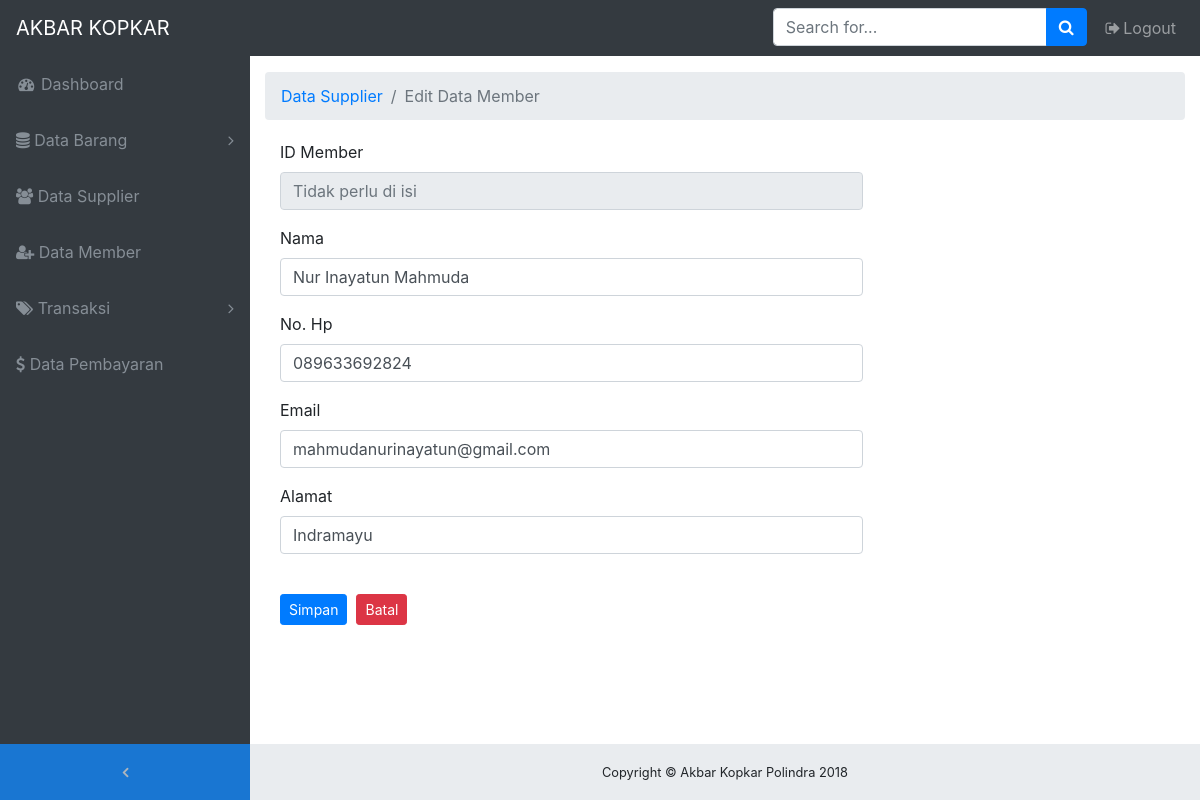
The page /on-admin/edit-member.php?hal=edit&kd=4 (signed in) on the database its author committed.
### tables this page shows
CREATE TABLE `member` (
  `id_member` int(5) NOT NULL,
  `nik` int(10) NOT NULL,
  `nama_member` varchar(50) NOT NULL,
  `no_hp` varchar(15) NOT NULL,
  `email` varchar(50) NOT NULL,
  `alamat` varchar(200) NOT NULL,
  `username` varchar(8) NOT NULL,
  `password` varchar(8) NOT NULL
);

### on-admin/edit-member.php (the view, shortened to what this page needs)
<!DOCTYPE html>
<html lang="en">
<head>
  <link href="vendor/bootstrap/css/bootstrap.min.css" rel="stylesheet">
  <link href="vendor/font-awesome/css/font-awesome.min.css" rel="stylesheet" type="text/css">
  <link href="vendor/datatables/dataTables.bootstrap4.css" rel="stylesheet">
  <link href="css/sb-admin.css" rel="stylesheet">
</head>
<body class="fixed-nav sticky-footer bg-dark" id="page-top">
  <nav class="navbar navbar-expand-lg navbar-dark bg-dark fixed-top" id="mainNav">
    <a class="navbar-brand" href="index.php">AKBAR KOPKAR</a>
    <div class="collapse navbar-collapse" id="navbarResponsive">
      <ul class="navbar-nav navbar-sidenav" id="exampleAccordion">
        <li class="nav-item" data-toggle="tooltip" data-placement="right" title="Dashboard">
          <a class="nav-link" href="index.php">
            <i class="fa fa-fw fa-dashboard"></i>
            <span class="nav-link-text">Dashboard</span>
          </a>
        </li>
        <li class="nav-item" data-toggle="tooltip" data-placement="right" title="Components">
          <a class="nav-link nav-link-collapse collapsed" data-toggle="collapse" href="#collapseComponents" data-parent="#exampleAccordion">
            <i class="fa fa-database"></i>
            <span class="nav-link-text">Data Barang</span>
          </a>
        </li>
        <li class="nav-item" data-toggle="tooltip" data-placement="right" title="Tables">
          <a class="nav-link" href="supplier.php">
            <i class="fa fa-users"></i>
            <span class="nav-link-text">Data Supplier</span>
          </a>
        </li>
        <li class="nav-item" data-toggle="tooltip" data-placement="right" title="Tables">
          <a class="nav-link" href="member.php">
            <i class="fa fa-user-plus"></i>
            <span class="nav-link-text">Data Member</span>
          </a>
        </li>
        <li class="nav-item" data-toggle="tooltip" data-placement="right" title="Example Pages">
          <a class="nav-link nav-link-collapse collapsed" data-toggle="collapse" href="#collapseExamplePages" data-parent="#exampleAccordion">
            <i class="fa fa-tags"></i>
            <span class="nav-link-text">Transaksi</span>
          </a>
        </li>
        <li class="nav-item" data-toggle="tooltip" data-placement="right" title="Tables">
          <a class="nav-link" href="pembayaran.php">
            <i class="fa fa-dollar"></i>
            <span class="nav-link-text">Data Pembayaran</span>
          </a>
        </li>
      </ul>
      <ul class="navbar-nav sidenav-toggler">
        <li class="nav-item">
          <a class="nav-link text-center" id="sidenavToggler">
            <i class="fa fa-fw fa-angle-left"></i>
          </a>
        </li>
      </ul>
      <ul class="navbar-nav ml-auto">
        <li class="nav-item">
          <form class="form-inline my-2 my-lg-0 mr-lg-2">
            <div class="input-group">
              <input class="form-control" type="text" placeholder="Search for...">
              <span class="input-group-append">
                <button class="btn btn-primary" type="button">
                  <i class="fa fa-search"></i>
                </button>
              </span>
            </div>
          </form>
        </li>
        <li class="nav-item">
          <a class="nav-link" data-toggle="modal" data-target="#exampleModal">
            <i class="fa fa-fw fa-sign-out"></i>Logout</a>
        </li>
      </ul>
    </div>
  </nav>
  <div class="content-wrapper">
    <div class="container-fluid">
      <ol class="breadcrumb">
        <li class="breadcrumb-item">
          <a href="#">Data Supplier</a>
        </li>
        <li class="breadcrumb-item active">Edit Data Member</li>
      </ol>
    <section class="content">
                    <div class="panel">
                    <?php
                    $query = mysqli_query($con,"SELECT * FROM member WHERE id_member='$_GET[kd]'");
                    $data  = mysqli_fetch_array($query);
                    ?>
                      <div class="panel-body">
                      <form class="form-horizontal style-form" style="margin-top: 20px;" action="update-member.php" method="post" enctype="multipart/form-data" name="form1" id="form1">
                          <div class="form-group">
                              <label class="col-sm-2 col-sm-2 control-label">ID Member</label>
                              <div class="col-sm-8">
                                  <input name="id_member" type="text" id="id_member" class="form-control" placeholder="Tidak perlu di isi" autofocus="on" readonly="readonly" />
                              </div>
                          </div>
                          <div class="form-group">
                              <label class="col-sm-2 col-sm-2 control-label">Nama</label>
                              <div class="col-sm-8">
                                  <input name="nama" type="text" id="nama" class="form-control" placeholder="Nama" value="<?php echo $data['nama_member']; ?>" required />
                              </div>
                          </div>
                          <div class="form-group">
                              <label class="col-sm-2 col-sm-2 control-label">No. Hp</label>
                              <div class="col-sm-8">
                                  <input name="no_hp" class="form-control" id="no_hp" type="text" placeholder="No. Hp" value="<?php echo $data['no_hp']; ?>" required />
                              </div>
                          </div>
                          <div class="form-group">
                              <label class="col-sm-2 col-sm-2 control-label">Email</label>
                              <div class="col-sm-8">
                                  <input name="email" class="form-control" id="email" type="text" placeholder="Email" value="<?php echo $data['email']; ?>" required />
                              </div>
                          </div>
                          <div class="form-group">
                              <label class="col-sm-2 col-sm-2 control-label">Alamat</label>
                              <div class="col-sm-8">
                                  <input name="alamat" class="form-control" id="alamat" type="text" placeholder="Alamat" value="<?php echo $data['alamat']; ?>" required />
                              </div>
                          </div>
                          <div class="form-group" style="margin-bottom: 20px;">
                              <label class="col-sm-2 col-sm-2 control-label"></label>
                              <div class="col-sm-8">
                                  <input type="submit" value="Simpan" class="btn btn-sm btn-primary" />&nbsp;
	                              <a href="member.php" class="btn btn-sm btn-danger">Batal </a>
                              </div>
                          </div>
                      </form>
                                </div>
                            </div>
                </section>
    <footer class="sticky-footer">
      <div class="container">
        <div class="text-center">
          <small>Copyright © Akbar Kopkar Polindra 2018</small>
        </div>
      </div>
    </footer>
  </div>
</body>
</html>

### on-admin/css/sb-admin.css (style rules this page uses)
html { position: relative; min-height: 100%; }
body { overflow-x: hidden; }
body.sticky-footer { margin-bottom: 56px; }
body.sticky-footer .content-wrapper { min-height: calc(100vh - 56px - 56px); }
body.fixed-nav { padding-top: 56px; }
.content-wrapper { min-height: calc(100vh - 56px); padding-top: 1rem; }
#mainNav .navbar-collapse { overflow: auto; max-height: 75vh; }
#mainNav .navbar-collapse .navbar-nav .nav-item .nav-link { cursor: pointer; }
#mainNav .navbar-collapse .navbar-sidenav .nav-link-collapse:after { float: right; content: '\f107'; font-family: 'FontAwesome'; }
#mainNav .navbar-collapse .navbar-sidenav .nav-link-collapse.collapsed:after { content: '\f105'; }
#mainNav .navbar-collapse .sidenav-toggler { display: none; }
@media (min-width: 992px) { #mainNav .navbar-brand { width: 250px; } }
@media (min-width: 992px) { #mainNav .navbar-collapse { overflow: visible; max-height: none; } }
@media (min-width: 992px) { #mainNav .navbar-collapse .navbar-sidenav { position: absolute; top: 0; left: 0; -webkit-flex-direction: column; -ms-flex-direction: column; flex-direction: column; margin-top: 56px; } }
@media (min-width: 992px) { #mainNav .navbar-collapse .navbar-sidenav > .nav-item { width: 250px; padding: 0; } }
@media (min-width: 992px) { #mainNav .navbar-collapse .navbar-sidenav > .nav-item > .nav-link { padding: 1em; } }
#mainNav.fixed-top .sidenav-toggler { display: none; }
@media (min-width: 992px) { #mainNav.fixed-top .navbar-sidenav { height: calc(100vh - 112px); } }
@media (min-width: 992px) { #mainNav.fixed-top .sidenav-toggler { position: absolute; top: 0; left: 0; display: flex; -webkit-flex-direction: column; -ms-flex-direction: column; flex-direction: column; margin-top: calc(100vh - 56px); } }
@media (min-width: 992px) { #mainNav.fixed-top .sidenav-toggler > .nav-item { width: 250px; padding: 0; } }
@media (min-width: 992px) { #mainNav.fixed-top .sidenav-toggler > .nav-item > .nav-link { padding: 1em; } }
#mainNav.fixed-top.navbar-dark .sidenav-toggler { background-color: #1976d2; }
#mainNav.fixed-top.navbar-dark .sidenav-toggler a i { color: #adb5bd; }
.content-wrapper { overflow-x: hidden; background: white; }
@media (min-width: 992px) { .content-wrapper { margin-left: 250px; } }
#sidenavToggler i { font-weight: 800; }
#mainNav.navbar-dark .navbar-collapse .navbar-sidenav .nav-link-collapse:after { color: #868e96; }
#mainNav.navbar-dark .navbar-collapse .navbar-sidenav > .nav-item > .nav-link { color: #868e96; }
@media (min-width: 992px) { #mainNav.navbar-dark .navbar-collapse .navbar-sidenav { background: #343a40; } }
footer.sticky-footer { position: absolute; right: 0; bottom: 0; width: 100%; height: 56px; background-color: #e9ecef; line-height: 55px; }
@media (min-width: 992px) { footer.sticky-footer { width: calc(100% - 250px); } }

### rows shown on the page
member: nama "Nur Inayatun Mahmuda", no_hp "089633692824", email "mahmudanurinayatun@gmail.com", alamat "Indramayu"
